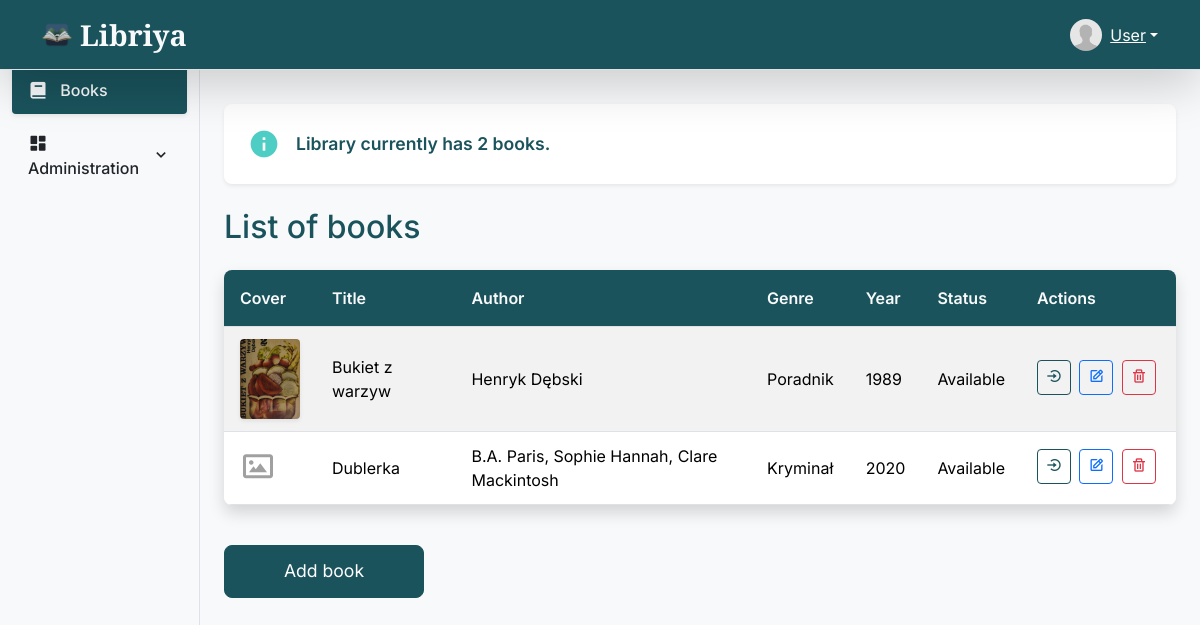
Before: / with the older database file.
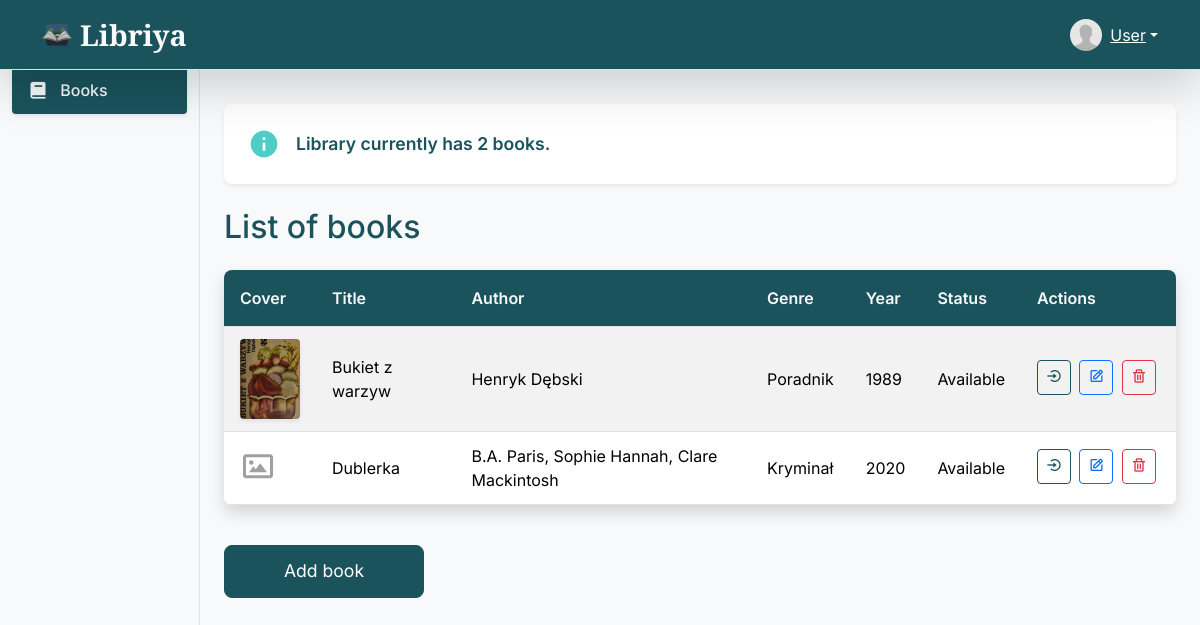
After: the same page with the newer database file.
### app/routes.py (the view)
@bp.route("/")
def home():
    all_books = Book.query.all()
    return render_template("index.html", books=all_books, active_page="books")

### app/models.py (called while the page is built)
    def __str__(self):
        return self.name

### libriya.py (called while the page is built)
@app.context_processor
def inject_current_user():
    from app.models import User
    user = db.session.query(User).first()
    return dict(current_user=user)

### app/templates/index.html (shortened to what this page needs)
{% extends "layout.html" %}
{% block content %}
<div class="container">
    <div class="book-count-card">
        <i class='bx bxs-info-circle'></i>
        <p class="mb-0">
            {% set n = books|length %}
            Library currently has {{ n }} {{ 'book' if n == 1 else 'books' }}.
        </p>
    </div>
    <h2>List of books</h2>
    <table class="table table-hover table-striped">
        <thead>
            <tr>
                <th>Cover</th>
                <th>Title</th>
                <th>Author</th>
                <th>Genre</th>
                <th>Year</th>
                <th>Status</th>
                <th>Actions</th>
            </tr>
        </thead>
        <tbody>
            {% for book in books %}
            <tr>
                <td>
                    {% if book.cover %}
                    <img src="{{ url_for('static', filename='uploads/' + book.cover) }}"
                        alt="Book cover {{ book.title }}">
                    {% else %}
                    <i class='bx bx-image'></i>
                    {% endif %}
                </td>
                <td>{{ book.title }}</td>
                <td>{{ book.authors|map(attribute='name')|join(', ') }}</td>
                <td>{{ book.genre }}</td>
                <td>{{ book.year }}</td>
                <td>{{ 'Available' if book.is_available else 'On loan' }}</td>
                <td class="text-nowrap">
                    {% if book.is_available %}
                    <a href="{{ url_for('main.borrow_book', book_id=book.id, user_id=current_user.id) }}"
                        class="btn btn-outline-success btn-sm" data-bs-toggle="tooltip" data-bs-placement="top" title="Borrow Book"><i class="bx bx-log-in-circle"></i></a>
                    {% else %}
                    <a href="{{ url_for('main.return_book', book_id=book.id) }}"
                        class="btn btn-outline-warning btn-sm" data-bs-toggle="tooltip" data-bs-placement="top" title="Return Book"><i class="bx bx-log-out-circle"></i></a>
                    {% endif %}
                    <a href="{{ url_for('main.book_edit', book_id=book.id)}}" class="btn btn-outline-primary btn-sm" data-bs-toggle="tooltip" data-bs-placement="top" title="Edit Book"><i
                            class="bx bx-edit"></i></a>
                    <a href="{{ url_for('main.book_delete', book_id=book.id)}}" class="btn btn-outline-danger btn-sm" data-bs-toggle="tooltip" data-bs-placement="top" title="Delete Book"><i
                            class="bx bx-trash"></i></a>
                </td>
            </tr>
            {% endfor %}
        </tbody>
    </table>
    <a href="{{ url_for('main.book_add') }}" class="btn btn-primary add-book-btn">Add book
    </a>
</div>
{% endblock %}

### app/templates/layout.html (shortened to what this page needs)
<!DOCTYPE html>
<html lang="en">
<head>
    <link href="https://cdn.jsdelivr.net/npm/bootstrap@5.3.3/dist/css/bootstrap.min.css" rel="stylesheet">
    <link href="https://unpkg.com/boxicons@2.1.4/css/boxicons.min.css" rel="stylesheet">
    <link rel="stylesheet" href="{{ url_for('static', filename='/css/style.css') }}">
</head>
<body>
    <nav class="navbar navbar-expand-lg navbar-dark bg-custom-dark border-bottom shadow-lg fixed-top">
        <div class="container">
            <a class="navbar-brand title-text d-flex align-items-center" href="/">
                <img src="{{ url_for('static', filename='/images/logo.png') }}" alt="Libriya" class="me-2"> Libriya
            </a>
            <div class="collapse navbar-collapse" id="navbarSupportedContent">
                <ul class="navbar-nav ms-auto mb-2 mb-lg-0 d-flex align-items-center">
                    {% if current_user %}
                    <li class="nav-item dropdown">
                        <a class="user-display dropdown-toggle d-flex align-items-center text-white" href="#" role="button"
                            id="userDropdown" data-bs-toggle="dropdown" aria-expanded="false">
                            <img class="rounded-circle me-2"
                                src="{{ url_for('static', filename='uploads/' + current_user.image_file) }}"
                                style="width: 32px; height: 32px; object-fit: cover;">
                            {{ current_user.username }}
                        </a>
                    </li>
                    {% endif %}
                </ul>
            </div>
        </div>
    </nav>
    <div class="container-fluid">
        <div class="row">
            <nav id="sidebarMenu" class="col-md-2 d-none d-md-block bg-light sidebar border-end pt-5">
                <div class="position-sticky pt-3">
                    <ul class="nav nav-pills flex-column">
                        <li class="nav-item mb-1">
                            <a class="nav-link {% if active_page == 'books' %}active {% else %}text-dark {% endif %}"
                                href="{{ url_for('main.home') }}">
                                <i class='bx bxs-book align-middle me-2'></i>
                                <span class="align-middle">Books</span>
                            </a>
                        </li>
                        {% if current_user and current_user.is_admin %}
                        <li class="nav-item mb-1">
                            <a class="nav-link d-flex justify-content-between align-items-center {% if parent_page != 'admin' %}collapsed{% endif %} {% if parent_page == 'admin' %}active{% else %}text-dark{% endif %}"
                                data-bs-toggle="collapse" href="#adminMenu" role="button"
                                aria-expanded="{% if parent_page == 'admin' %}true{% else %}false{% endif %}"
                                aria-controls="adminMenu">
                                <span>
                                    <i class='bx bxs-dashboard align-middle me-2'></i>
                                    <span class="align-middle">Administration</span>
                                </span>
                                <i class='bx bx-chevron-down'></i>
                            </a>
                        </li>
                        {% endif %}
                    </ul>
                </div>
            </nav>
            <main class="col-md-10 ms-sm-auto main-content pt-5">
                {% block content %}{% endblock %}
            </main>
        </div>
    </div>
</body>
</html>

Changed rows visible on the page:
changed User "User": is_admin True → False (drawn)
Other visible differences:
text no longer shown: "Administration"
